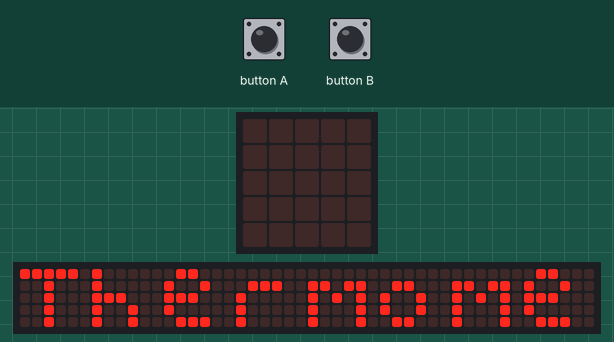
Simulated run of this program. Board: BBC micro:bit (MakeCode). Shown: the board's 5×5 LED display, a strip that is not on the board, showing the scrolling text unrolled. The 48×5 strip is a reading aid, not a part: it shows the text the display is scrolling, unrolled, one strip-width of it at a time.

Above: at 0.1 s.
At 4.9 s:
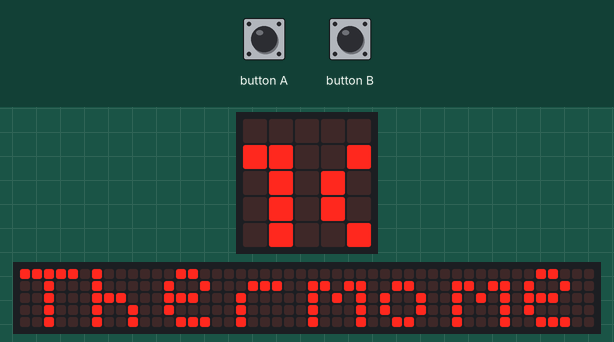
At 9.7 s:
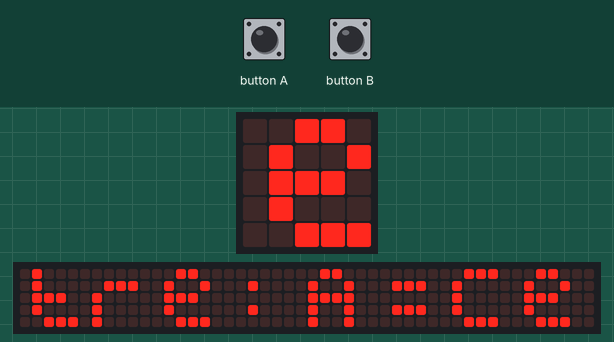
At 14.5 s:
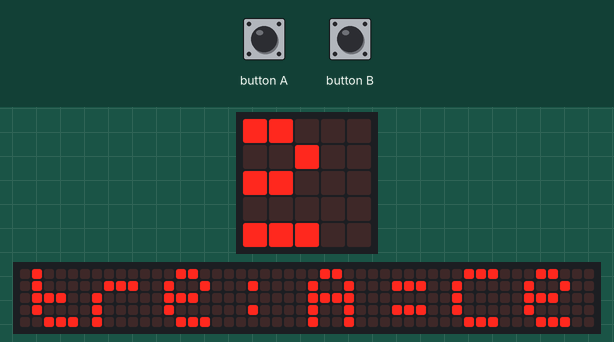
At 19.4 s:
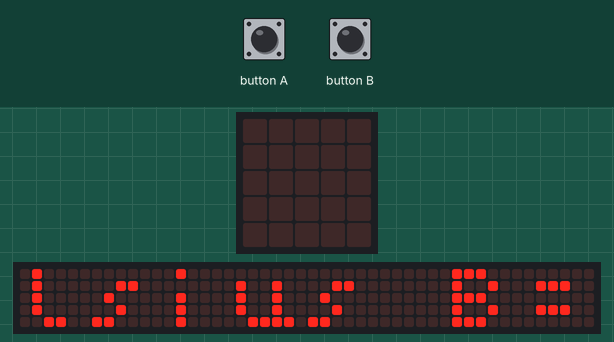
At 31.3 s:
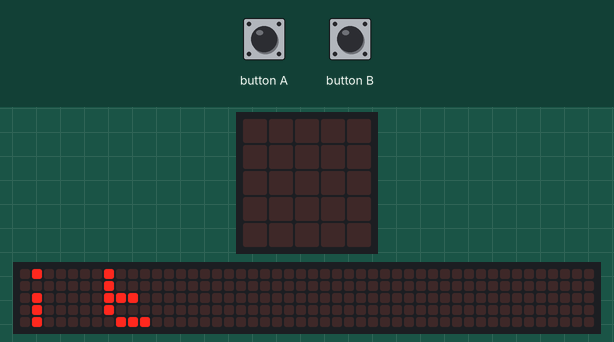

The program:

main.ts
```typescript
input.onButtonPressed(Button.A, function () {
    basic.showString("" + input.temperature() + "°C")
})
input.onButtonPressed(Button.B, function () {
    basic.showString("" + (input.temperature() * 9 / 5 + 32) + "°F")
})
basic.showString("Thermometre:A=Celsius B=Fahrenheit ")
basic.forever(function () {

})
```

test.ts
```typescript
// les tests vont ici ; cela ne sera pas compilé si ce paquet est utilisé en tant qu'extension.
```

Measured:
- what the display in image 4 shows lasts 0.6 s, from 19.4 s to 20.0 s
- what the display in image 5 shows lasts 1.2 s, from 31.2 s to 32.4 s
